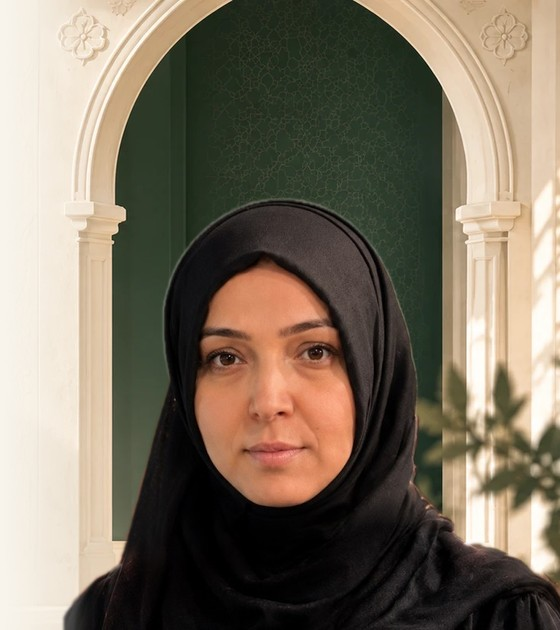
#> input picture src/app/_og/panel.jpg, 560 x 630 px
$ python make-portrait-cutout.py ../src/app/_og/panel.jpg ../src/app/_og/panel.jpg ../src/app/_og/panel.jpg
#> lines starting #> are read from the running program, lines starting #| are printed output that depends on the picture; after the words box and inside, x2 and y2 are one past the last pixel; in counts of white or black regions, pixels touching at a corner belong together
"""Separates the portrait from the poster background with GrabCut (no generative editing)."""
import sys

import cv2
import numpy as np

src, out_png, preview = sys.argv[1], sys.argv[2], sys.argv[3]
img = cv2.imread(src)  # 1280x720 poster frame
#> img is the input picture: shape (630, 560, 3); mean B, G, R 97.3, 113.6, 124.8
# Region containing her upper body, above the poster's lettering (starts ~y565).
x0, y0, x1, y1 = 12, 12, 700, 560
crop = img[y0:y1, x0:x1].copy()
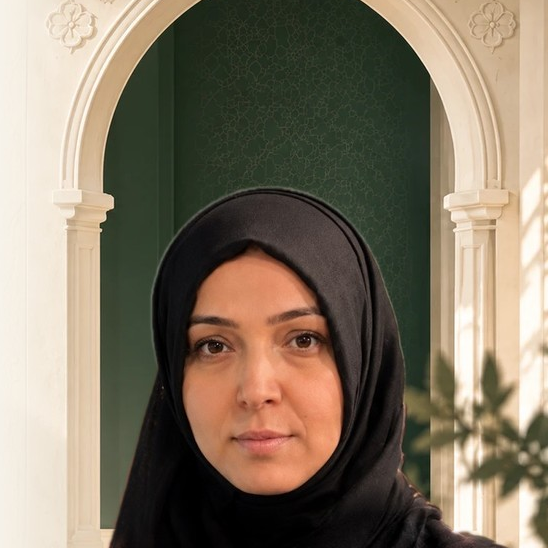
#> crop: shape (548, 548, 3); mean B, G, R 100, 118.1, 130.3
h, w = crop.shape[:2]
#> h = 548; w = 548

mask = np.full((h, w), cv2.GC_PR_BGD, np.uint8)
# Probable foreground: the figure's central column.
cv2.rectangle(mask, (int(w * 0.10), int(h * 0.06)), (int(w * 0.80), h - 1), cv2.GC_PR_FGD, -1)
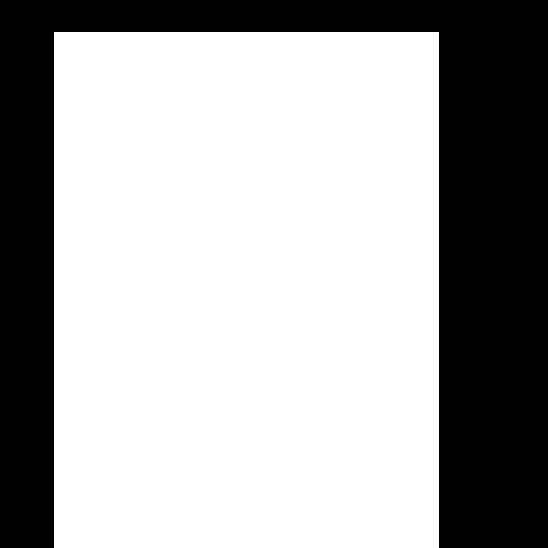
#> mask: shape (548, 548); values 2 (black) and 3 (white), 66.2% white; 1 black region, box (x1, y1, x2, y2) and area: (0, 0, 548, 548) 101644
# Definite foreground: face and the dark hijab around it.
cv2.ellipse(mask, (int(w * 0.38), int(h * 0.48)), (int(w * 0.13), int(h * 0.20)), 0, 0, 360, cv2.GC_FGD, -1)
#> mask: shape (548, 548); 8.17% of pixels changed, all inside (x1, y1, x2, y2) = (137, 154, 280, 373)
cv2.rectangle(mask, (int(w * 0.20), int(h * 0.80)), (int(w * 0.62), h - 1), cv2.GC_FGD, -1)
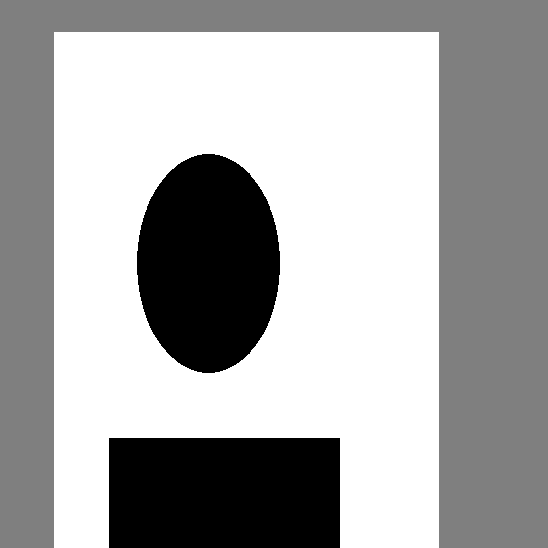
#> mask: shape (548, 548); min 1, max 3, mean 2.33; drawn with min black and max white
# Definite background: the outer margins and the flag at the right.
mask[:, : int(w * 0.02)] = cv2.GC_BGD
mask[: int(h * 0.03), :] = cv2.GC_BGD
mask[:, int(w * 0.90):] = cv2.GC_BGD
# The red flag behind her right shoulder (crop coordinates).
flag = np.array([[452, 0], [w, 0], [w, 448], [560, 448], [495, 385], [462, 290], [450, 160]], np.int32)
cv2.fillPoly(mask, [flag], cv2.GC_BGD)
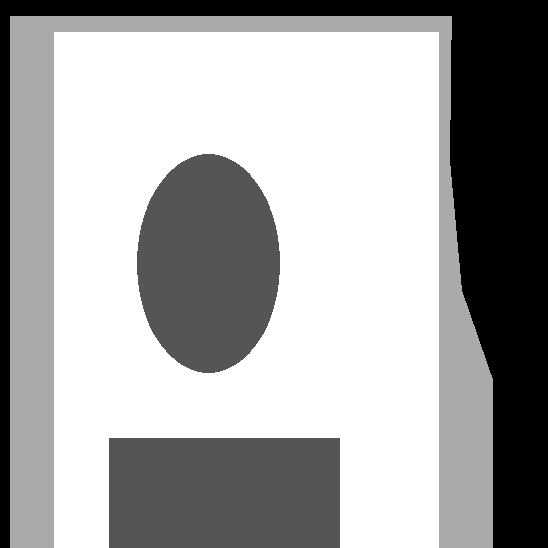
#> mask: shape (548, 548); 18.52% of pixels changed, all inside (x1, y1, x2, y2) = (0, 0, 548, 548); drawn with min black and max white

bgd, fgd = np.zeros((1, 65), np.float64), np.zeros((1, 65), np.float64)
cv2.grabCut(crop, mask, None, bgd, fgd, 8, cv2.GC_INIT_WITH_MASK)
fg = np.where((mask == cv2.GC_FGD) | (mask == cv2.GC_PR_FGD), 255, 0).astype(np.uint8)

# Keep the largest connected shape (the figure) and fill small holes.
n, labels, stats, _ = cv2.connectedComponentsWithStats(fg, 8)
#> n = 2
#> fg: shape (548, 548); 56.4% white; 1 black region, box (x1, y1, x2, y2) and area: (0, 0, 548, 548) 130908
largest = 1 + int(np.argmax(stats[1:, cv2.CC_STAT_AREA]))
#> largest = 1
fg = np.where(labels == largest, 255, 0).astype(np.uint8)
fg = cv2.morphologyEx(fg, cv2.MORPH_CLOSE, cv2.getStructuringElement(cv2.MORPH_ELLIPSE, (9, 9)))

# Soft edge so the figure sits naturally on a new background.
alpha = cv2.GaussianBlur(fg, (0, 0), 1.6)
#> fg: shape (548, 548); 56.4% white; 1 black region, box (x1, y1, x2, y2) and area: (0, 0, 548, 548) 130866
rgba = cv2.cvtColor(crop, cv2.COLOR_BGR2BGRA)
rgba[:, :, 3] = alpha
cv2.imwrite(out_png, rgba)

# Preview on the site's deep green and ivory to judge the edges.
def on(bg):
#> called with bg = (46, 61, 31)
    a = alpha[..., None] / 255.0
    return (crop * a + np.array(bg, np.float64) * (1 - a)).astype(np.uint8)
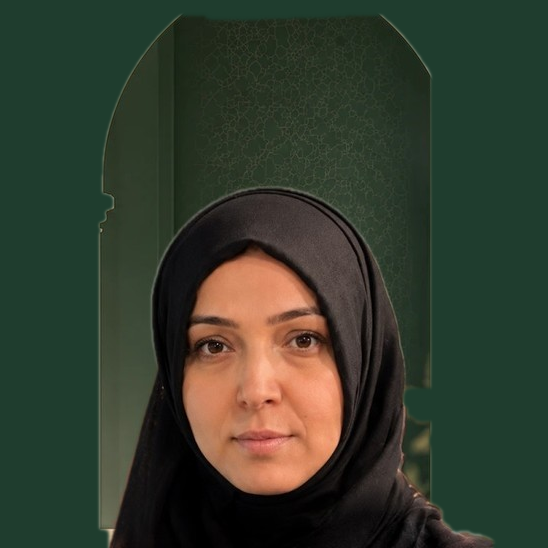
#> returned value: shape (548, 548, 3); mean of channels 0, 1, 2 45.2, 59.6, 51.5; drawn as B, G, R

cv2.imwrite(preview, np.hstack([on((46, 61, 31)), on((236, 244, 248))]))
#> call 2 of on, with bg = (236, 244, 248)
#> in on (call 2), `return (crop * a + np.array(bg, np.float64) * (1 - a)).astype(np.uint8)`:
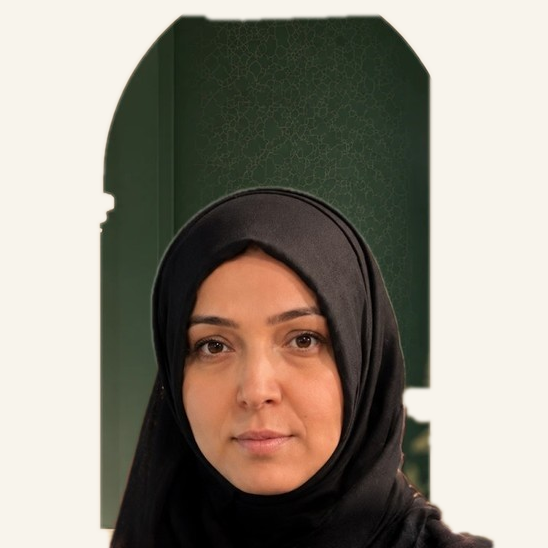
#> returned value: shape (548, 548, 3); mean of channels 0, 1, 2 128, 139.4, 146.1; drawn as B, G, R
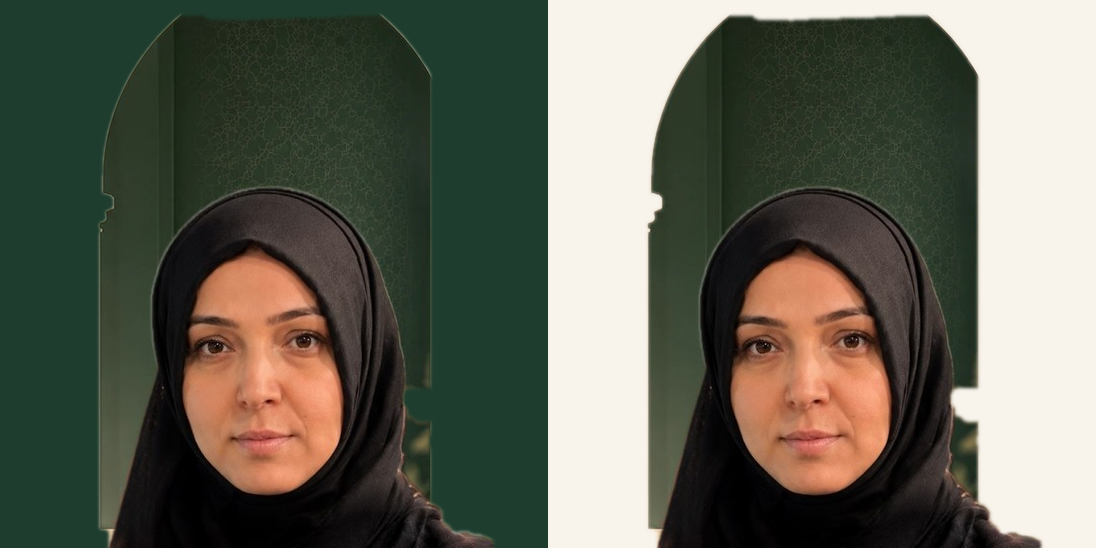
#> saved as panel.jpg: shape (548, 1096, 3); mean B, G, R 86.6, 99.5, 98.8
print("size", w, h, "foreground share", round(float((fg > 0).mean()), 3))
#| size 548 548 foreground share 0.564
